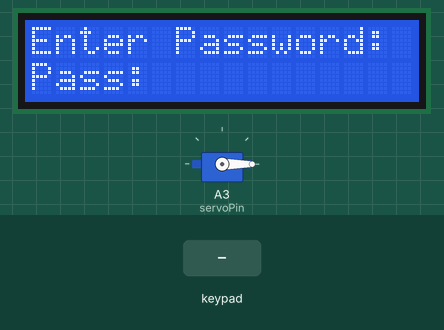
Simulated run of this sketch. Board: Arduino Uno, built with avr-gcc and run on an emulated ATmega328P. Parts: 16×2 character LCD, servo. Inputs (shaded band) come from the test bench.

Above: at 3.2 s.
3.3 s: keypad keys 1 2 3 4 # pressed 0.4 s apart
At 5.7 s:
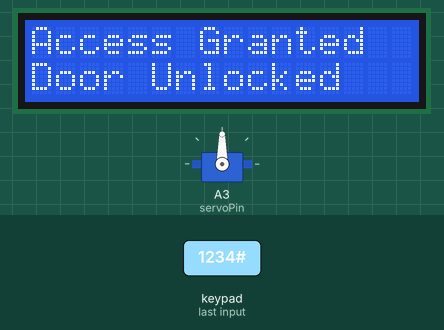
6.8 s: key '#' pressed
9.8 s: key '1' pressed
12.8 s: keypad keys 1 2 3 4 pressed 0.4 s apart
At 14.4 s:
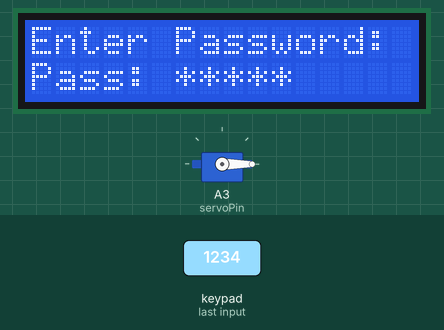
15.9 s: keypad keys 1 2 3 4 * pressed 0.4 s apart
At 17.8 s:
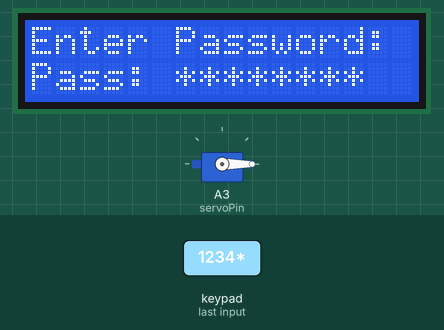
Timing chart, 0 to 19.3 s (numbered marks = the images above; inputs shaded):
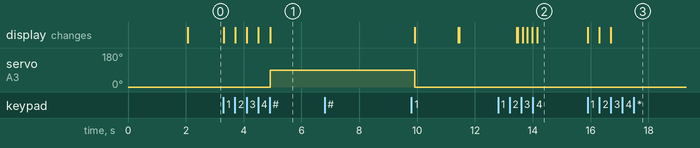

Measured:
- after the input at 3.3 s, servo on A3 (servoPin): 0° → 90° after 1.6 s; the display: first changes at once (image 1 shows a later state)
- after the input at 6.8 s, every drawn part: stays the same
- after the input at 12.8 s, the display: first differs from a run without the input after 0.85 s (image 2 shows a later state)
- after the input at 15.9 s, the display: first changes at once (image 3 shows a later state)

The sketch:

Smart_door_lock.ino
```cpp
#include <Keypad.h>
#include <LiquidCrystal.h>
#include <Servo.h>
// 1. KEYPAD CONFIGURATION
const byte ROWS = 4;
const byte COLS = 3;
char keys[ROWS][COLS] = {
  { '1', '2', '3' },
  { '4', '5', '6' },
  { '7', '8', '9' },
  { '*', '0', '#' }
};
byte rowPins[ROWS] = { 9, 8, 7, 6 };
byte colPins[COLS] = { 5, 4, 3 };
Keypad keypad = Keypad(
  makeKeymap(keys),
  rowPins,
  colPins,
  ROWS,
  COLS);
// 2. LCD CONFIGURATION
LiquidCrystal lcd(12, 11, 10, A0, A1, A2);
// 3. SERVO CONFIGURATION
Servo lockServo;
const int servoPin = A3;
const int LOCK_POSITION = 0;
const int UNLOCK_POSITION = 90;
// 4. PASSWORD CONFIGURATION
String password = "1234";
String input = "";
// 5. DISPLAY PASSWORD PROMPT
void passwordScreen() {
  lcd.clear();
  lcd.setCursor(0, 0);
  lcd.print("Enter Password:");
  lcd.setCursor(0, 1);
  lcd.print("Pass: ");
}
// 6. DISPLAY WELCOME MESSAGE
void welcomeScreen() {
  lcd.clear();
  lcd.setCursor(1, 0);
  lcd.print("Welcome To");
  lcd.setCursor(0, 1);
  lcd.print("Smart Door Lock");
  delay(2000);
  passwordScreen();
}
// 7. INITIALIZATION
void setup() {
  lcd.begin(16, 2);
  lockServo.attach(servoPin);
  lockServo.write(LOCK_POSITION);
  welcomeScreen();
}
// 8. MAIN PROGRAM
void loop() {
  char key = keypad.getKey();
  if (key) {
    // SUBMIT PASSWORD
    if (key == '#') {
      if (input == password) {
        // Correct password
        lcd.clear();
        lcd.setCursor(0, 0);
        lcd.print("Access Granted");
        lcd.setCursor(0, 1);
        lcd.print("Door Unlocked");
        lockServo.write(UNLOCK_POSITION);
        delay(5000);
        lockServo.write(LOCK_POSITION);
        lcd.clear();
        lcd.setCursor(0, 0);
        lcd.print("Door Locked");
        delay(1500);
      } else {
        // Incorrect password
        lcd.clear();
        lcd.setCursor(0, 0);
        lcd.print("Wrong Password!");

        lcd.setCursor(0, 1);
        lcd.print("Access Denied");
        delay(2000);
      }
      input = "";
      passwordScreen();
    }
    // CLEAR INPUT
    else if (key == '*') {
      input = "";
      lcd.setCursor(0, 1);
      lcd.print(" ");
      lcd.setCursor(0, 1);
      lcd.print("Pass: ");
    }
    // ADD A PASSWORD DIGIT
    else {
      if (input.length() < 8) {
        input += key;
        lcd.setCursor(6 + input.length() - 1, 1);
        lcd.print("*");
      }
    }
  }
}
```
